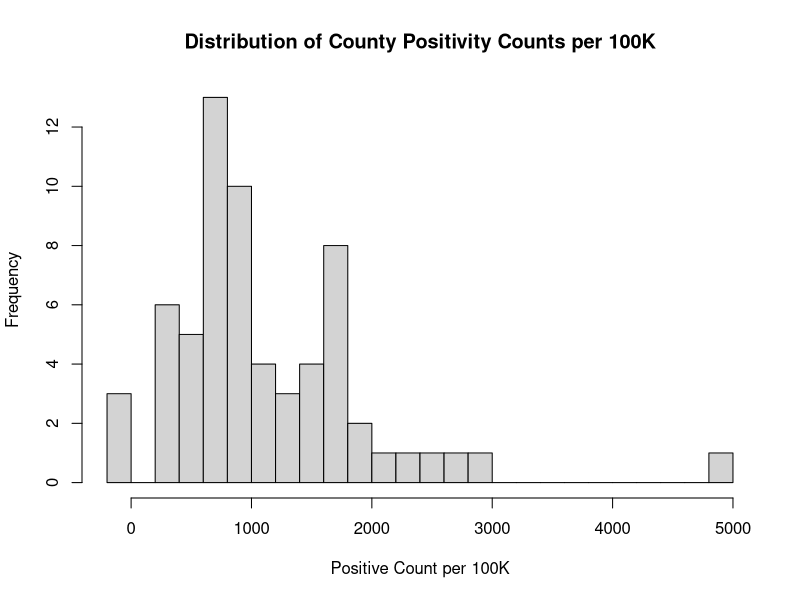

This chart was generated by the following R code:
## ---- chunk 1

# Setup the environment
library(knitr)
knitr::opts_chunk$set(fig.align='center',fig.width=10, fig.height=6, fig.path='Figs/',  warning=FALSE, echo=TRUE, eval=TRUE, message=FALSE)

r = getOption("repos")
r["CRAN"] = "http://cran.us.r-project.org"
options(repos = r)

## ---- chunk 2
# load the csv file
coloradoCovid<- read.csv('./ColoradoCounty.csv')

covid_mean <- mean(coloradoCovid$County_Rate_Per_100_000)
print(covid_mean) 
covid_median <- median(coloradoCovid$County_Rate_Per_100_000)
print(covid_median)
covid_sd <- sd(coloradoCovid$County_Rate_Per_100_000)
print(covid_sd)


## ---- chunk 3
# load the csv file
coloradoCovid<- read.csv('./ColoradoCounty.csv')

# load e1071 package for skewness
#install.packages('e1071', dependencies = TRUE)
library(e1071)  

hist(coloradoCovid$County_Rate_Per_100_000, breaks=20, main="Distribution of County Positivity Counts per 100K", xlab="Positive Count per 100K")
skewness(coloradoCovid$County_Rate_Per_100_000)

## ---- chunk 4
# load the csv file
coloradoCovid<- read.csv('./ColoradoCounty.csv')

total_counties <-nrow(coloradoCovid)

counties_lt_boulder <- sum(coloradoCovid$County_Rate_Per_100_000 < 1527.06)
counties_lt_boulder

print(counties_lt_boulder / total_counties)

## ---- chunk 5

# load the csv file
coloradoCovid<- read.csv('./ColoradoCounty.csv')
mu <- mean(coloradoCovid$County_Rate_Per_100_000)
sd <- sd(coloradoCovid$County_Rate_Per_100_000)
n <- length(coloradoCovid$County_Rate_Per_100_000)

print(mu)
print(upper <- mu + (1.96*sd/sqrt(n)))
print(lower <- mu - (1.96*sd/sqrt(n)))


## ---- chunk 6

# load the csv file
coloradoCovid<- read.csv('./ColoradoCounty.csv')


# add your code here:


## ---- chunk 7
# load the csv file
crimes <- read.csv('./hate_crimes.csv')

# add your code here:

## ---- chunk 8
# load the csv file
crimes <- read.csv('./hate_crimes.csv')

# add your code here:

## ---- chunk 9
# Type your code here:


